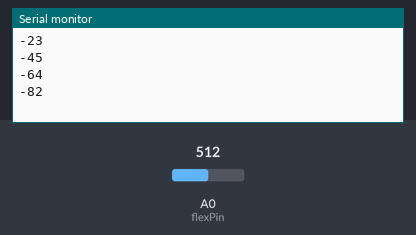
Bench run of a sketch on a simulated Arduino Uno, built with avr-gcc and run on an emulated ATmega328P. Shown: the last lines printed to the serial monitor. The inputs (shaded band) are chosen by the test bench; at power-on: A0 (flexPin) = 512.

Above: at 1.2 s.
1.3 s: A0 (flexPin) set to 716
At 1.41 s:
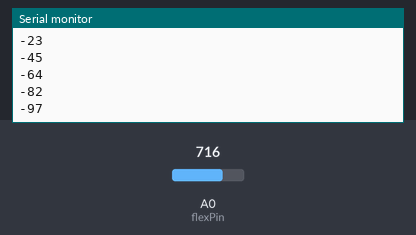
2.8 s: A0 (flexPin) set to 900
At 2.91 s:
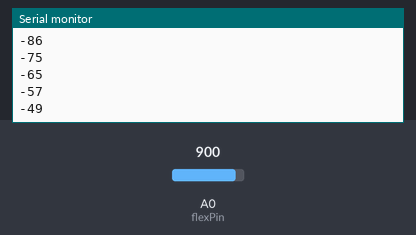
Timing chart, 0 to 5.8 s (numbered marks = the images above; inputs shaded):
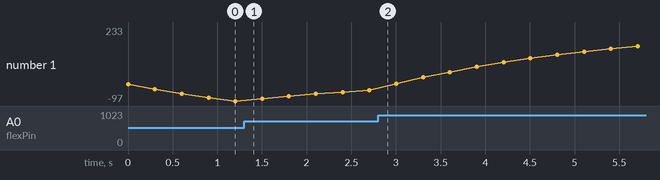

Measured:
- plotted number 1: -97 → -49 after the input at 1.3 s, -49 → 233 after the input at 2.8 s

The sketch:

scr.ino
```cpp
//Constants:
const int ledPin = 3;   //pin 3 has PWM funtion
const int flexPin = A0; //pin A0 to read analog input

//Variables:
int value; //save analog value


void setup(){
  Serial.begin(9600);       //Begin serial communication

}

  float k = 0.1;  // коэффициент фильтрации, 0.0-1.0

  // бегущее среднее
  float expRunningAverage(float newVal) {
  static float filVal = 0;
  filVal += (newVal - filVal) * k;
  return filVal;
  }

void loop(){

  value = analogRead(flexPin);         //Read and save analog value from potentiometer
  value = map(value, 700, 900, 0, 255);//Map value 0-1023 to 0-255 (PWM)

  value = expRunningAverage(float(value));
  Serial.println(value);               //Print value
  delay(300);                          //Small delay

}
```
